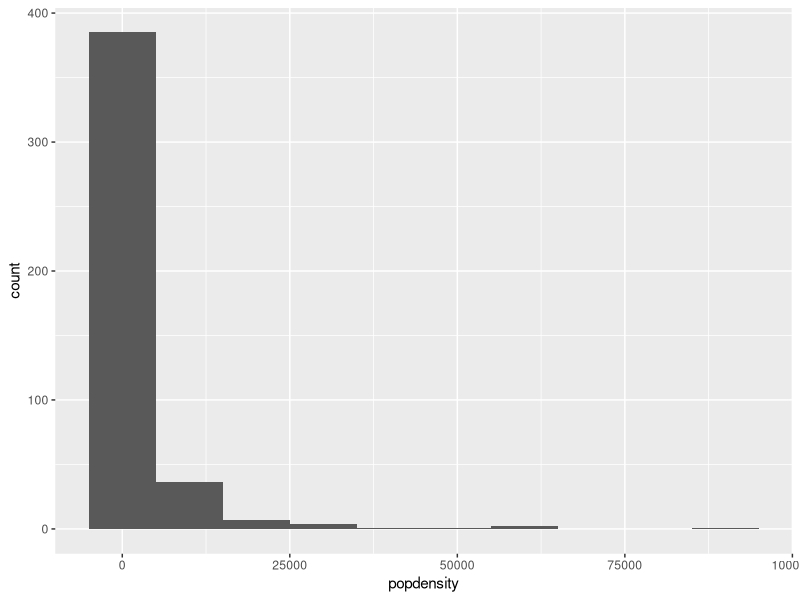
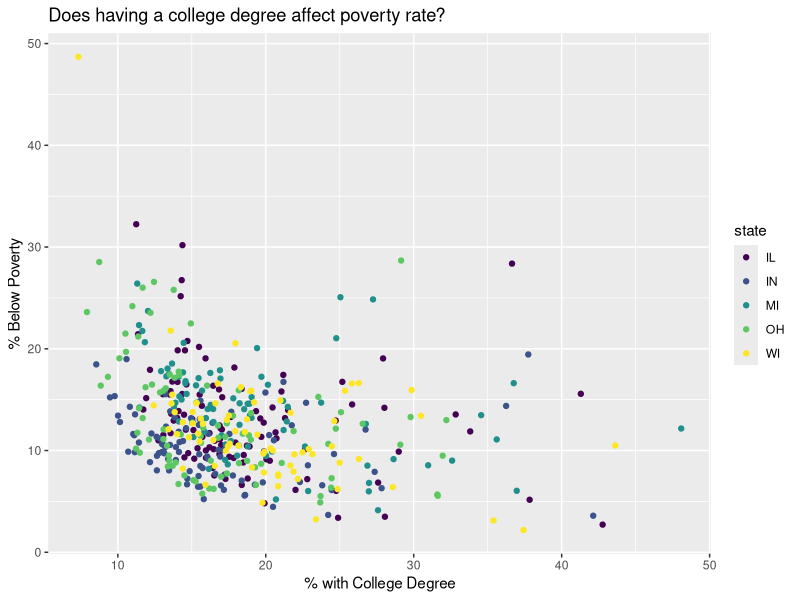
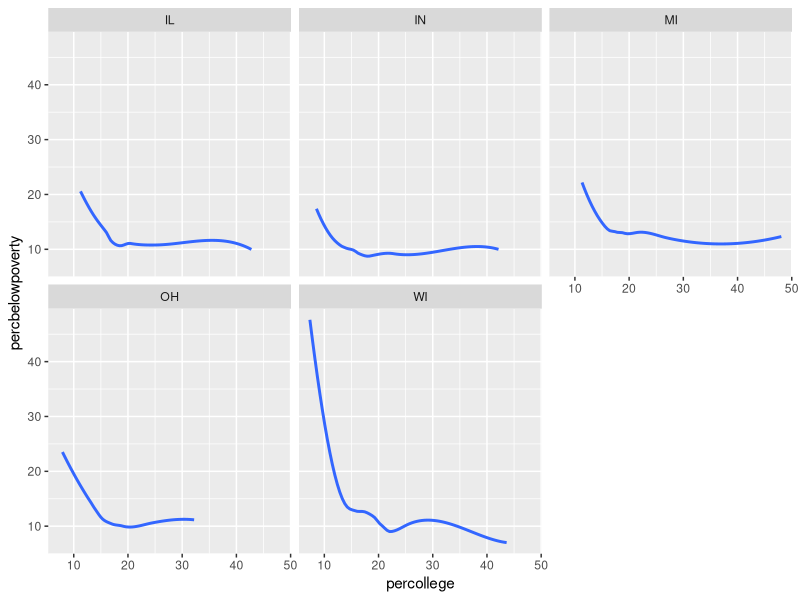
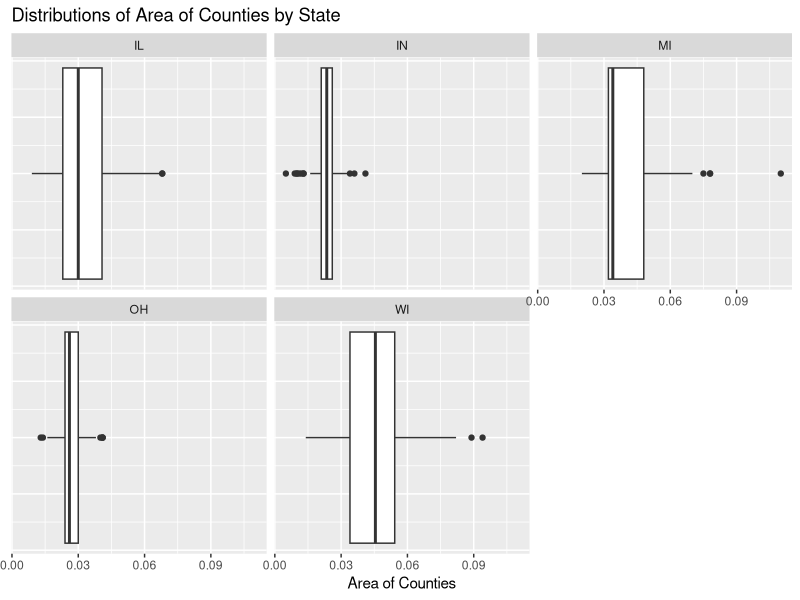

Generate these figures, in order, with R:
## ---- chunk 1
#| label: load-packages
#| warning: false

library(tidyverse)
library(viridis)
## ---- chunk 2
ggplot(midwest, aes(x = popdensity)) + geom_histogram(binwidth = 10000)
## ---- chunk 3
ggplot(midwest, aes(x = percollege, y = percbelowpoverty)) + 
  geom_point(aes(color = state)) + 
  labs(x = "% with College Degree", y = "% Below Poverty",
       title = "Does having a college degree affect poverty rate?") + 
  scale_color_viridis_d(option = "viridis")
## ---- chunk 4
ggplot(midwest, aes(x = percollege, y = percbelowpoverty)) + 
  geom_smooth(se = FALSE) + facet_wrap(~state)
## ---- chunk 5
ggplot(midwest, aes(x = area)) + geom_boxplot() + 
  facet_wrap(~state) + 
  labs(x = "Area of Counties", 
       title = "Distributions of Area of Counties by State") + 
  theme(axis.text.y = element_blank(), axis.ticks.y = element_blank())
